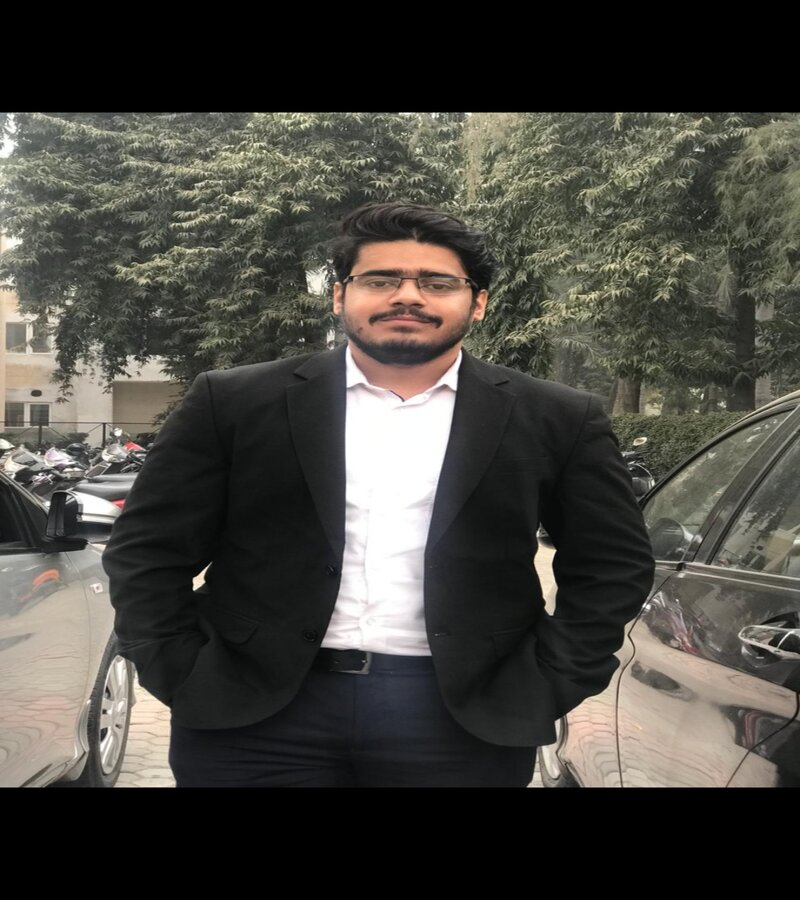
#> input picture Passport size pic.jpg, 800 x 900 px
$ python image_resize.py
#> lines starting #> are read from the running program, lines starting #| are printed output that depends on the picture
import cv2

def image_resize(image):
#> called with image = 'Passport size pic.jpg'
    img = cv2.imread(image)
#> img is the input picture: shape (900, 800, 3); mean B, G, R 62.9, 69, 70.6
    resized_image = cv2.resize(img, (650, 1000))
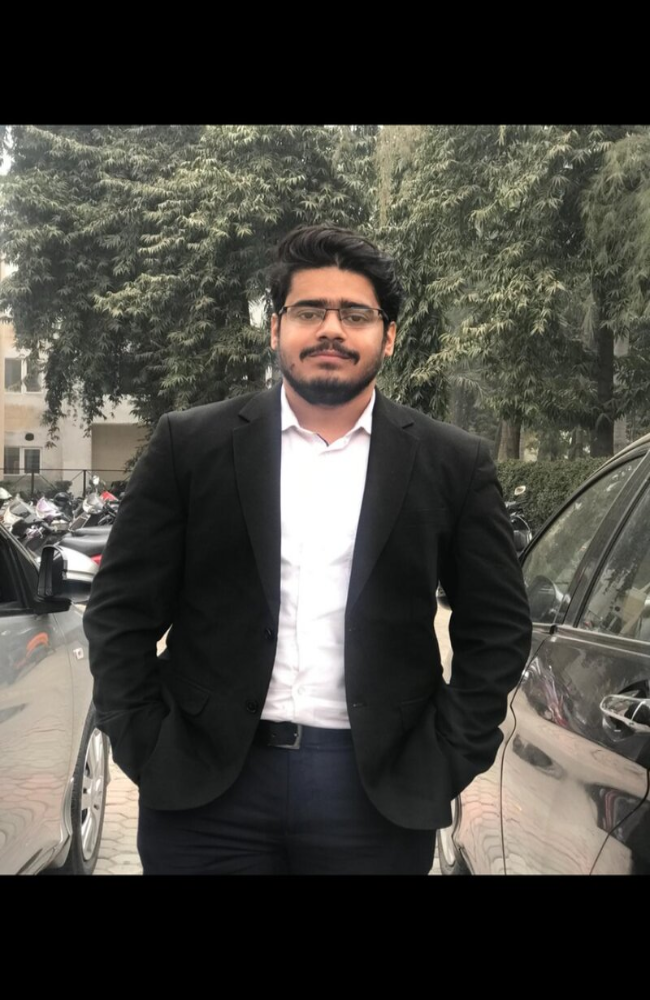
#> resized_image: shape (1000, 650, 3); mean B, G, R 62.8, 68.9, 70.6
    cv2.imwrite("New resized.jpg", resized_image)
    return resized_image

image_resize("Passport size pic.jpg")
